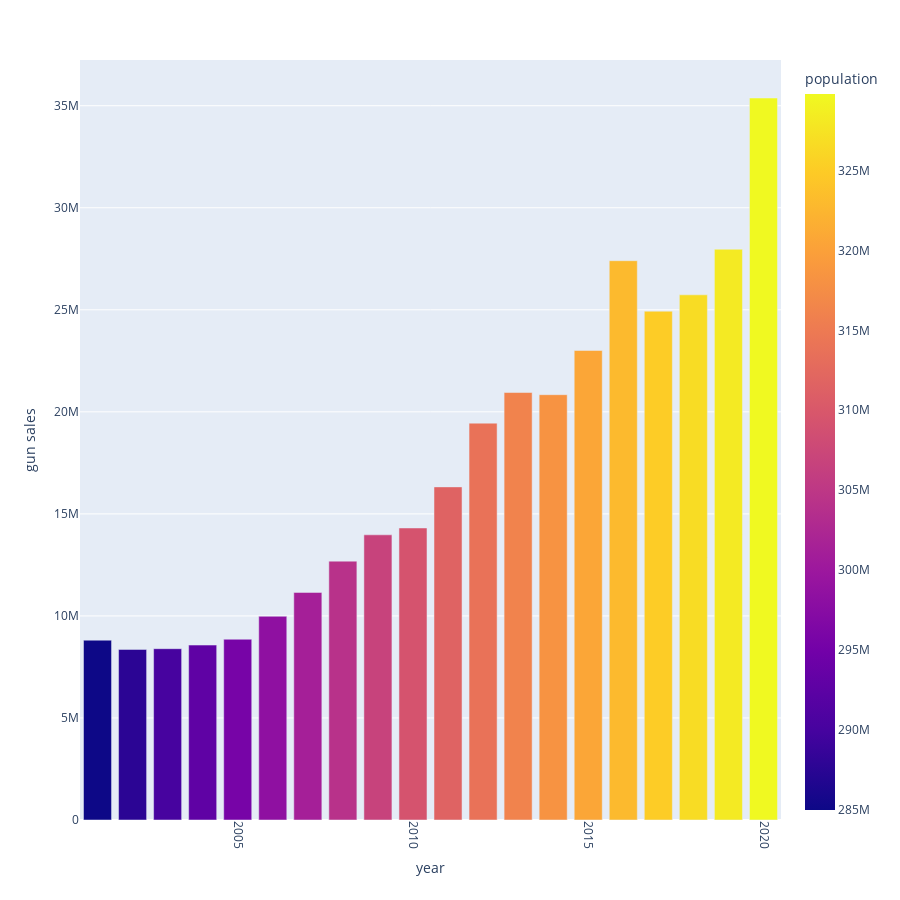

Notebook source saved alongside this figure:
### Code cell
# use US annual gunsales along with US annual population to plot
import plotly.express as px
import chart_studio
import chart_studio.plotly as py
fig = px.bar(us_annual_gunsales_pop, x = 'year', y = 'gun sales', color = 'population', labels={'pop:population of US'}, height= 900)
fig.update_xaxes(tickangle=90)
fig.show()
import plotly.io as pio
pio.write_html(fig, file='Barplot_YoY_Gun_Sales_Population.html', auto_open=True)

### Figure 1 — Plotly figure (JSON) as saved in the notebook; plotly's stock layout.template omitted (floating-point values rounded to 4 significant figures)
{"data": [{"alignmentgroup": "True", "hovertemplate": "year=%{x}<br>gun sales=%{y}<br>population=%{marker.color}<extra></extra>", "legendgroup": "", "marker": {"color": [285000000.0, 287600000.0, 290100000.0, 292800000.0, 295500000.0, 298400000.0, 301200000.0, 304100000.0, 306800000.0, 309300000.0, 311600000.0, 313900000.0, 316100000.0, 318300000.0, 320600000.0, 322900000.0, 325000000.0, 326700000.0, 328200000.0, 329800000.0], "coloraxis": "coloraxis"}, "name": "", "offsetgroup": "", "orientation": "v", "showlegend": false, "textposition": "auto", "type": "bar", "x": [2001, 2002, 2003, 2004, 2005, 2006, 2007, 2008, 2009, 2010, 2011, 2012, 2013, 2014, 2015, 2016, 2017, 2018, 2019, 2020], "xaxis": "x", "y": [8812457, 8358574, 8393942, 8571726, 8857599, 9982755, 11151998, 12684240, 13974323, 14309926, 16323039, 19446504, 20946761, 20840268, 23006228, 27405549, 24932384, 25733449, 27968629, 35378684], "yaxis": "y"}], "layout": {"barmode": "relative", "coloraxis": {"colorbar": {"title": {"text": "population"}}, "colorscale": [[0.0, "#0d0887"], [0.1111, "#46039f"], [0.2222, "#7201a8"], [0.3333, "#9c179e"], [0.4444, "#bd3786"], [0.5556, "#d8576b"], [0.6667, "#ed7953"], [0.7778, "#fb9f3a"], [0.8889, "#fdca26"], [1.0, "#f0f921"]]}, "height": 900, "legend": {"tracegroupgap": 0}, "margin": {"t": 60}, "xaxis": {"anchor": "y", "domain": [0.0, 1.0], "tickangle": 90, "title": {"text": "year"}}, "yaxis": {"anchor": "x", "domain": [0.0, 1.0], "title": {"text": "gun sales"}}}}
